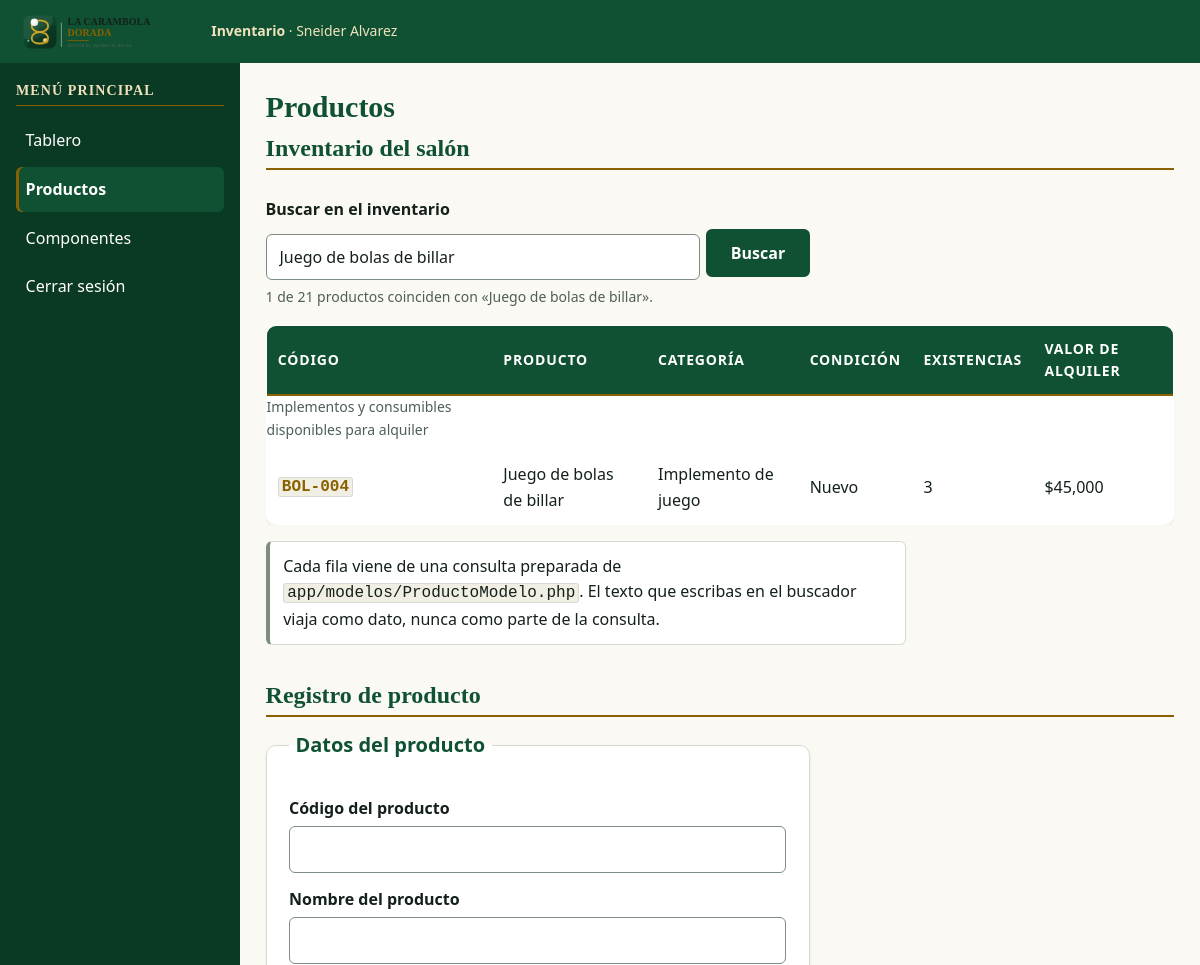
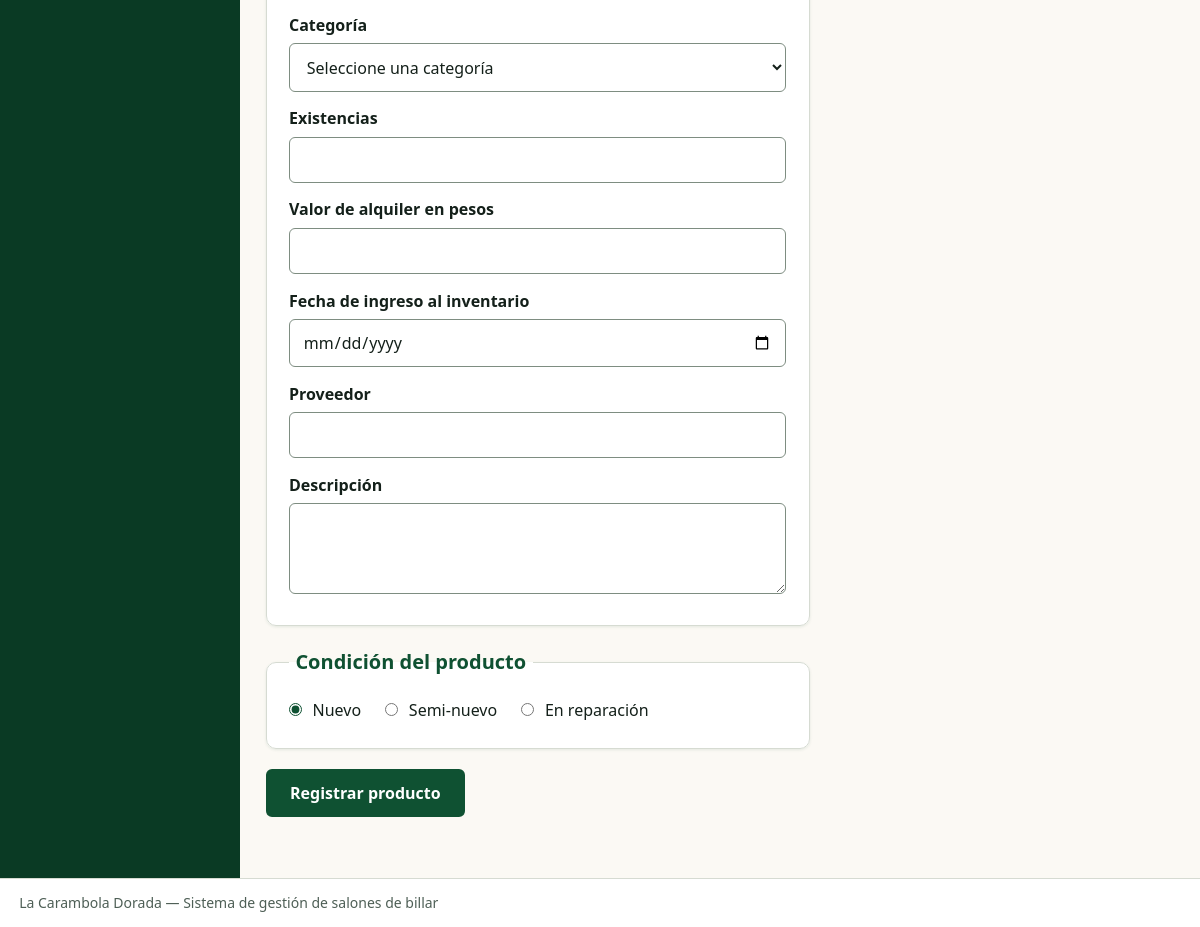
The app's page /productos.php?buscar=Juego de bolas de billar with its own data (2 pictures, top to bottom).
### tables this page shows
CREATE TABLE productos (
  id             INT UNSIGNED     NOT NULL AUTO_INCREMENT,
  codigo         CHAR(7)          NOT NULL COMMENT 'TAC-001: tres letras, guion, tres digitos',
  nombre         VARCHAR(60)      NOT NULL,
  categoria_id   INT UNSIGNED     NOT NULL,
  condicion      ENUM('Nuevo', 'Semi-nuevo', 'En reparación')
                                 NOT NULL DEFAULT 'Nuevo',
  existencias    SMALLINT UNSIGNED NOT NULL DEFAULT 0,
  valor_alquiler DECIMAL(10, 2) UNSIGNED NOT NULL,
  proveedor_id   INT UNSIGNED     NULL,
  descripcion    VARCHAR(200)     NULL,
  fecha_ingreso  DATE             NOT NULL,
  PRIMARY KEY (id),

   
  UNIQUE KEY uq_productos_codigo (codigo),

   
  KEY idx_productos_nombre (nombre),

   
   
   
  KEY idx_productos_categoria (categoria_id),
  KEY idx_productos_proveedor (proveedor_id),

   
   
  CONSTRAINT fk_productos_categoria
    FOREIGN KEY (categoria_id) REFERENCES categorias (id)
    ON UPDATE CASCADE ON DELETE RESTRICT,
  CONSTRAINT fk_productos_proveedor
    FOREIGN KEY (proveedor_id) REFERENCES proveedores (id)
    ON UPDATE CASCADE ON DELETE SET NULL,

   
  CONSTRAINT chk_productos_existencias CHECK (existencias >= 0),
  CONSTRAINT chk_productos_valor       CHECK (valor_alquiler > 0)
);

CREATE TABLE categorias (
  id          INT UNSIGNED    NOT NULL AUTO_INCREMENT,
  nombre      VARCHAR(60)     NOT NULL,
  descripcion VARCHAR(200)    NULL,
  PRIMARY KEY (id),
  UNIQUE KEY uq_categorias_nombre (nombre)
);

### app/modelos/ProductoModelo.php (called while the page is built, shortened)
<?php
function buscarProductos(PDO $pdo, string $texto, int $limite = 20): array
{
    $sql = "SELECT p.id, p.codigo, p.nombre, p.valor_alquiler, p.existencias, p.condicion,
                   c.nombre AS categoria
            FROM productos p
            INNER JOIN categorias c ON c.id = p.categoria_id
            WHERE p.nombre LIKE :por_nombre
               OR c.nombre LIKE :por_categoria
               OR p.codigo LIKE :por_codigo
            ORDER BY p.nombre
            LIMIT :limite";
    $st = $pdo->prepare($sql);
    $patronBusqueda = '%' . $texto . '%';
    $st->bindValue(':por_nombre',    $patronBusqueda, PDO::PARAM_STR);
    $st->bindValue(':por_categoria', $patronBusqueda, PDO::PARAM_STR);
    $st->bindValue(':por_codigo',    $patronBusqueda, PDO::PARAM_STR);
    $st->bindValue(':limite', $limite, PDO::PARAM_INT);
    $st->execute();
    return $st->fetchAll();
}
function contarProductos(PDO $pdo): int
{
    $st = $pdo->prepare('SELECT COUNT(*) FROM productos');
    $st->execute();
    return (int) $st->fetchColumn();
}

### productos.php (the view, shortened to what this page needs)
<?php
require_once __DIR__ . '/app/config/conexion.php';
require_once __DIR__ . '/app/modelos/ProductoModelo.php';
$texto = trim((string) ($_GET['buscar'] ?? ''));
$productos = [];
$total     = 0;
$error     = null;
try {
    $pdo = Conexion::obtener();
    $productos = buscarProductos($pdo, $texto, 100);
    $total     = contarProductos($pdo);
} catch (Throwable $e) {
    $error = 'No se pudo leer el inventario desde la base de datos. Revisa que MySQL '
           . 'esté encendido y que app/config/credenciales.php tenga la base '
           . 'y la clave correctas.';
    $detalle = $e->getMessage();
}
function esc(mixed $valor): string
{
    return htmlspecialchars((string) $valor, ENT_QUOTES | ENT_SUBSTITUTE, 'UTF-8');
}
?>
<!DOCTYPE html>
<html lang="es">
<head>
  <link rel="stylesheet" href="css/estilos.css">
</head>
<body>
  <div class="panel">
    <header class="panel__barra">
      <img src="assets/img/logo.svg" alt="La Carambola Dorada">
      <p class="panel__sesion">
        <strong>Inventario</strong> &middot; Sneider Alvarez
      </p>
    </header>
    <aside class="panel__menu" id="menu-lateral">
      <nav aria-labelledby="menu-titulo-lateral">
        <h2 id="menu-titulo-lateral">Menú principal</h2>
        <ul>
          <li><a href="dashboard.html">Tablero</a></li>
          <li><a href="productos.php" aria-current="page">Productos</a></li>
          <li><a href="componentes.html">Componentes</a></li>
          <li><a href="login.html">Cerrar sesión</a></li>
        </ul>
      </nav>
    </aside>
    <main class="panel__contenido">
      <h1>Productos</h1>
      <?php if ($error !== null): ?>
        <p class="alerta alerta--error" role="alert"><?= esc($error) ?></p>
      <?php else: ?>
      <section>
        <h2>Inventario del salón</h2>
        <form class="buscador" method="get" action="productos.php" role="search">
          <label for="buscar">Buscar en el inventario</label>
          <div class="buscador__fila">
            <input type="search" id="buscar" name="buscar" autocomplete="off"
                   placeholder="Escribe un nombre, una categoría o un código"
                   value="<?= esc($texto) ?>"
                   aria-describedby="buscador-conteo">
            <button type="submit" class="boton">Buscar</button>
          </div>
          <p class="buscador__conteo" id="buscador-conteo" role="status">
            <?php if ($texto === ''): ?>
              <?= count($productos) ?> de <?= $total ?> productos, leídos de MySQL.
            <?php else: ?>
              <?= count($productos) ?> de <?= $total ?> productos coinciden con
              &laquo;<?= esc($texto) ?>&raquo;.
            <?php endif; ?>
          </p>
        </form>
        <div class="tabla-scroll">
        <table class="tabla-productos" id="tabla-productos">
          <caption>Implementos y consumibles disponibles para alquiler</caption>
          <thead>
            <tr>
              <th scope="col">Código</th>
              <th scope="col">Producto</th>
              <th scope="col">Categoría</th>
              <th scope="col">Condición</th>
              <th scope="col">Existencias</th>
              <th scope="col">Valor de alquiler</th>
            </tr>
          </thead>
          <tbody>
            <?php foreach ($productos as $fila): ?>
              <tr>
                <th scope="row" data-label="Código"><code><?= esc($fila['codigo']) ?></code></th>
                <td data-label="Producto"><?= esc($fila['nombre']) ?></td>
                <td data-label="Categoría"><?= esc($fila['categoria']) ?></td>
                <td data-label="Condición"><?= esc($fila['condicion']) ?></td>
                <td data-label="Existencias"><?= (int) $fila['existencias'] ?></td>
                <td data-label="Valor de alquiler">$<?= number_format((float) $fila['valor_alquiler'], 0, '.', ',') ?></td>
              </tr>
            <?php endforeach; ?>
          </tbody>
        </table>
        </div>
        <p class="alerta alerta--neutro">
          Cada fila viene de una consulta preparada de
          <code>app/modelos/ProductoModelo.php</code>. El texto que escribas en
          el buscador viaja como dato, nunca como parte de la consulta.
        </p>
      </section>
      <?php endif; ?>
      <section>
        <h2>Registro de producto</h2>
        <form action="productos.php" method="post" novalidate id="form-producto">
          <fieldset>
            <legend>Datos del producto</legend>
            <label for="codigo">Código del producto</label>
            <input type="text" id="codigo" name="codigo" required
                   pattern="[A-Z]{3}-[0-9]{3}"
                   title="Tres letras en mayúscula, guion y tres dígitos. Ejemplo: TAC-001"
                   maxlength="7">
            <label for="nombre">Nombre del producto</label>
            <input type="text" id="nombre" name="nombre" required
                   minlength="3" maxlength="60">
            <label for="categoria">Categoría</label>
            <select id="categoria" name="categoria" required>
              <option value="">Seleccione una categoría</option>
            </select>
            <label for="cantidad">Existencias</label>
            <input type="number" id="cantidad" name="cantidad" required min="0" step="1">
            <label for="valor_alquiler">Valor de alquiler en pesos</label>
            <input type="number" id="valor_alquiler" name="valor_alquiler" required
                   min="0.01" step="0.01">
            <label for="fecha_ingreso">Fecha de ingreso al inventario</label>
            <input type="date" id="fecha_ingreso" name="fecha_ingreso" required>
            <label for="proveedor">Proveedor</label>
            <input type="text" id="proveedor" name="proveedor" maxlength="80">
            <label for="descripcion">Descripción</label>
            <textarea id="descripcion" name="descripcion" rows="3" maxlength="200"></textarea>
          </fieldset>
          <fieldset>
            <legend>Condición del producto</legend>
            <input type="radio" id="nuevo" name="condicion" value="nuevo" checked>
            <label for="nuevo">Nuevo</label>
            <input type="radio" id="semi_nuevo" name="condicion" value="semi_nuevo">
            <label for="semi_nuevo">Semi-nuevo</label>
            <input type="radio" id="reparacion" name="condicion" value="reparacion">
            <label for="reparacion">En reparación</label>
          </fieldset>
          <button type="submit" class="boton" id="boton-guardar">Registrar producto</button>
        </form>
      </section>
    </main>
    <footer class="panel__pie">
      <p>La Carambola Dorada — Sistema de gestión de salones de billar</p>
    </footer>
  </div>
</body>
</html>

### css/tokens.css (style rules this page uses)
:root { --color-marca: #0F5132; --color-marca-hover: #0A3A24; --color-marca-light: #E6F2EA; --color-oro: #8A6100; --color-oro-tenue: #F0E2BC; --color-bg-main: #FBF9F4; --color-surface: #FFFFFF; --color-surface-alt: #F1EEE4; --color-text-main: #14201A; --color-text-muted: #4E5F56; --color-text-inverse: #FFFFFF; --color-link: #0F5132; --color-success: #15803D; --color-warning: #8A5300; --color-error: #B3261E; --color-info: #15506B; --border-color: #D6DBD2; --border-control: #7E8D81; --focus-ring: #0F5132; --shadow-sm: 0 1px 3px rgba(15, 81, 50, 0.10); --shadow-md: 0 4px 6px -1px rgba(15, 81, 50, 0.15); --shadow-lg: 0 10px 20px -6px rgba(15, 81, 50, 0.20); --font-display: Georgia, 'Times New Roman', Times, serif; --font-body: 'Segoe UI', Arial, Helvetica, sans-serif; --radius-sm: 6px; --radius-md: 10px; --radius-lg: 26px; }

### records on screen
productos: codigo "BOL-004", nombre "Juego de bolas de billar", categoria.nombre "Implemento de juego", condicion "Nuevo", existencias "3", valor_alquiler "45,000"

### other values on screen
count($productos) "1"
$total "21"
$texto "Juego de bolas de billar"
